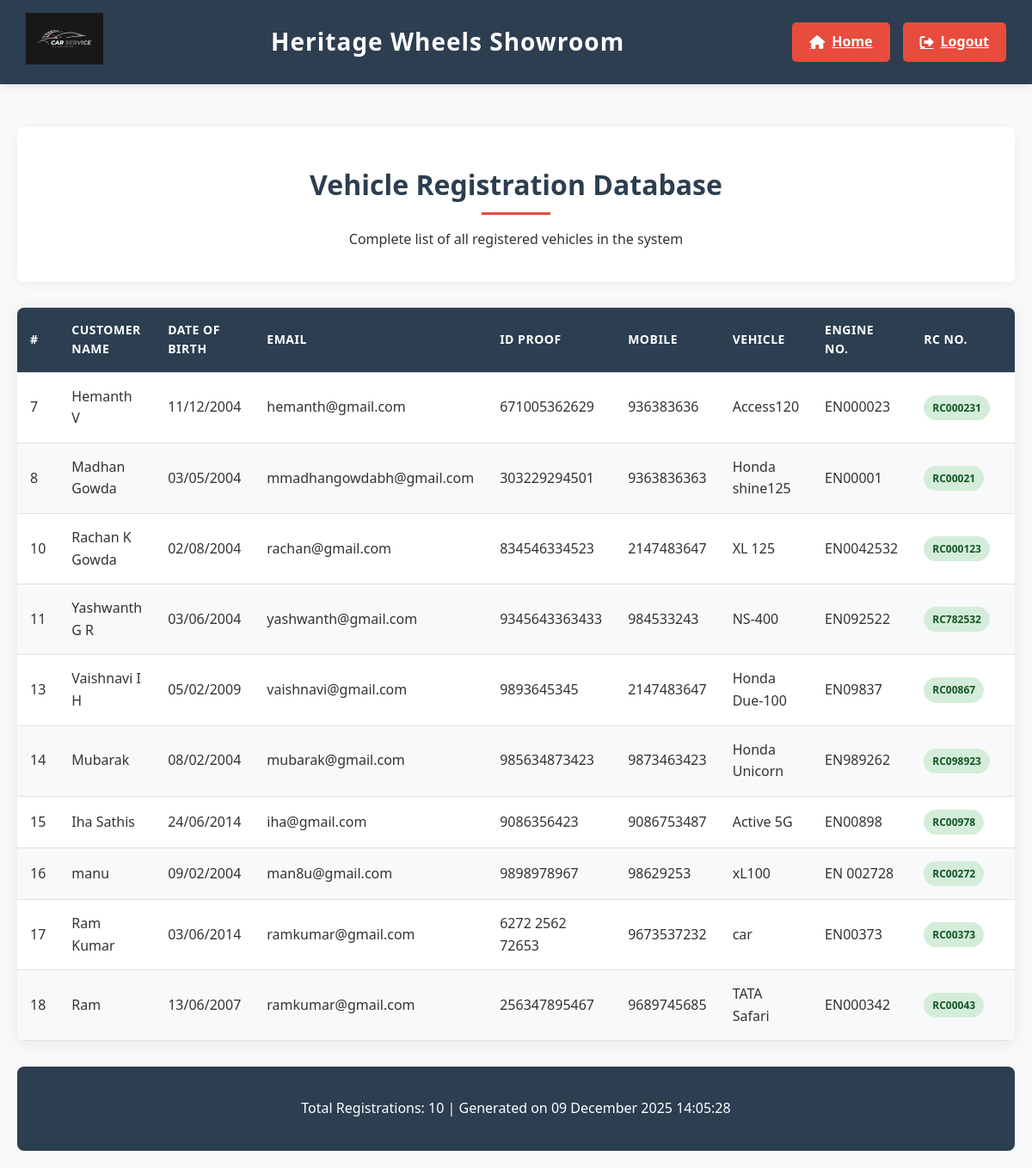
Page /staff/data-display.php on the committed database.
### tables this page shows
CREATE TABLE `data` (
  `cname` text NOT NULL,
  `dob` date NOT NULL,
  `email` varchar(50) NOT NULL,
  `id_proof` varchar(20) NOT NULL,
  `mobile` varchar(15) NOT NULL,
  `vehicle_name` text NOT NULL,
  `eng_num` varchar(20) NOT NULL,
  `rc_num` varchar(20) NOT NULL,
  `SI_no` int(10) NOT NULL,
  `reg_date` date NOT NULL DEFAULT current_timestamp()
);

### staff/data-display.php (the view, shortened to what this page needs)
<?php
$servername = "localhost";
$cname = "root";
$password = "";
$dbname = "vehicli";
$conn = new mysqli($servername, $cname, $password, $dbname);
$sql = "SELECT * FROM data";
$result = ($conn->query($sql));
$row = [];
if($result->num_rows > 0){
    $row = $result->fetch_all(MYSQLI_ASSOC);
}
?>
<!DOCTYPE html>
<html lang="en">
<head>
    <link rel="stylesheet" href="https://cdnjs.cloudflare.com/ajax/libs/font-awesome/6.4.0/css/all.min.css">
</head>
<body>
    <header>
        <nav class="navbar">
            <div class="logo">
                <img src="..\images\logo1.jpeg" alt="H&M Registrations Logo">
            </div>
            <div class="heading">
                <h1>Heritage Wheels Showroom</h1>
            </div>
            <div class="auth-buttons">
                <a href="staff-page.html" class="nav-btn">
                    <i class="fas fa-home"></i> Home
                </a>
                <a href="../login.php" class="nav-btn" onclick="return confirm('Are you sure you want to logout?')">
                    <i class="fas fa-sign-out-alt"></i> Logout
                </a>
            </div>
        </nav>
    </header>
    <div class="container">
        <div class="page-header">
            <h1>Vehicle Registration Database</h1>
            <p>Complete list of all registered vehicles in the system</p>
        </div>
        <div class="data-container">
            <div class="table-responsive">
                <table>
                    <thead>
                        <tr>
                            <th>#</th>
                            <th>Customer Name</th>
                            <th>Date of Birth</th>
                            <th>Email</th>
                            <th>ID Proof</th>
                            <th>Mobile</th>
                            <th>Vehicle</th>
                            <th>Engine No.</th>
                            <th>RC No.</th>
                            <th>Registration Date</th>
                        </tr>
                    </thead>
                    <tbody>
                        <?php if(!empty($row)): ?>
                            <?php foreach($row as $rows): ?>
                                <tr>
                                    <td><?php echo $rows['SI_no']; ?></td>
                                    <td><?php echo htmlspecialchars($rows['cname']); ?></td>
                                    <td><?php echo date('d/m/Y', strtotime($rows['dob'])); ?></td>
                                    <td><?php echo htmlspecialchars($rows['email']); ?></td>
                                    <td><?php echo htmlspecialchars($rows['id_proof']); ?></td>
                                    <td><?php echo htmlspecialchars($rows['mobile']); ?></td>
                                    <td><?php echo htmlspecialchars($rows['vehicle_name']); ?></td>
                                    <td><?php echo htmlspecialchars($rows['eng_num']); ?></td>
                                    <td><span class="badge badge-success"><?php echo htmlspecialchars($rows['rc_num']); ?></span></td>
                                    <td><?php echo date('d/m/Y', strtotime($rows['reg_date'])); ?></td>
                                </tr>
                            <?php endforeach; ?>
                        <?php endif; ?>
                    </tbody>
                </table>
            </div>
        </div>
        <div class="footer">
            <p>Total Registrations: <?php echo count($row); ?> | Generated on <?php echo date('d F Y H:i:s'); ?></p>
        </div>
    </div>
</body>
</html>

### staff/data-display.php (style rules this page uses)
:root { --primary-color: #2c3e50; --secondary-color: #e74c3c; --accent-color: #3498db; --light-bg: #f8f9fa; --text-color: #333; --border-color: #dee2e6; }
body { font-family: 'Segoe UI', Tahoma, Geneva, Verdana, sans-serif; margin: 0; padding: 0; background-color: var(--light-bg); color: var(--text-color); line-height: 1.6; }
.container { max-width: 1300px; margin: 0 auto; padding: 20px; }
.navbar { display: flex; justify-content: space-between; align-items: center; background-color: var(--primary-color); padding: 15px 30px; box-shadow: 0 2px 10px rgba(0,0,0,0.1); position: sticky; top: 0; z-index: 1000; }
.logo img { height: 60px; width: auto; transition: transform 0.3s; }
.heading h1 { color: white; font-size: 28px; margin: 0; font-weight: 600; letter-spacing: 1px; }
.auth-buttons { display: flex; gap: 15px; }
.nav-btn { padding: 10px 20px; background-color: var(--secondary-color); color: white; border: none; border-radius: 5px; cursor: pointer; font-weight: 600; transition: all 0.3s; display: flex; align-items: center; gap: 8px; }
.nav-btn i { font-size: 16px; }
.page-header { text-align: center; margin: 30px 0; padding: 20px; background: white; border-radius: 8px; box-shadow: 0 2px 15px rgba(0,0,0,0.05); }
.page-header h1 { color: var(--primary-color); font-size: 32px; margin-bottom: 10px; position: relative; display: inline-block; }
.page-header h1::after { content: ''; position: absolute; bottom: -10px; left: 50%; transform: translateX(-50%); width: 80px; height: 3px; background: var(--secondary-color); }
.data-container { background: white; border-radius: 8px; box-shadow: 0 2px 20px rgba(0,0,0,0.08); overflow: hidden; margin-bottom: 30px; }
.table-responsive { overflow-x: auto; }
table { width: 100%; border-collapse: collapse; min-width: 600px; }
th, td { padding: 15px; text-align: left; border-bottom: 1px solid var(--border-color); }
th { background-color: var(--primary-color); color: white; font-weight: 600; text-transform: uppercase; font-size: 14px; letter-spacing: 0.5px; position: sticky; top: 0; }
tr:nth-child(even) { background-color: #f8f9fa; }
.badge { display: inline-block; padding: 5px 10px; border-radius: 20px; font-size: 12px; font-weight: 600; }
.badge-success { background-color: #d4edda; color: #155724; }
.footer { text-align: center; padding: 20px; margin-top: 30px; background-color: var(--primary-color); color: white; border-radius: 8px; }

### rows in the picture
data: SI_no "7", cname "Hemanth V", dob "11/12/2004", email "hemanth@gmail.com", id_proof "671005362629", mobile "936383636", vehicle_name "Access120", eng_num "EN000023", rc_num "RC000231"
data: SI_no "8", cname "Madhan Gowda", dob "03/05/2004", email "mmadhangowdabh@gmail.com", id_proof "303229294501", mobile "9363836363", vehicle_name "Honda shine125", eng_num "EN00001", rc_num "RC00021"
data: SI_no "10", cname "Rachan K Gowda", dob "02/08/2004", email "rachan@gmail.com", id_proof "834546334523", mobile "2147483647", vehicle_name "XL 125", eng_num "EN0042532", rc_num "RC000123"
data: SI_no "11", cname "Yashwanth G R", dob "03/06/2004", email "yashwanth@gmail.com", id_proof "9345643363433", mobile "984533243", vehicle_name "NS-400", eng_num "EN092522", rc_num "RC782532"
data: SI_no "13", cname "Vaishnavi I H", dob "05/02/2009", email "vaishnavi@gmail.com", id_proof "9893645345", mobile "2147483647", vehicle_name "Honda Due-100", eng_num "EN09837", rc_num "RC00867"
data: SI_no "14", cname "Mubarak", dob "08/02/2004", email "mubarak@gmail.com", id_proof "985634873423", mobile "9873463423", vehicle_name "Honda Unicorn", eng_num "EN989262", rc_num "RC098923"
data: SI_no "15", cname "Iha Sathis", dob "24/06/2014", email "iha@gmail.com", id_proof "9086356423", mobile "9086753487", vehicle_name "Active 5G", eng_num "EN00898", rc_num "RC00978"
data: SI_no "16", cname "manu", dob "09/02/2004", email "man8u@gmail.com", id_proof "9898978967", mobile "98629253", vehicle_name "xL100", eng_num "EN 002728", rc_num "RC00272"
data: SI_no "17", cname "Ram Kumar", dob "03/06/2014", email "ramkumar@gmail.com", id_proof "6272 2562 72653", mobile "9673537232", vehicle_name "car", eng_num "EN00373", rc_num "RC00373"
data: SI_no "18", cname "Ram", dob "13/06/2007", email "ramkumar@gmail.com", id_proof "256347895467", mobile "9689745685", vehicle_name "TATA Safari", eng_num "EN000342", rc_num "RC00043"

### other values in the picture
count($row) "10"
